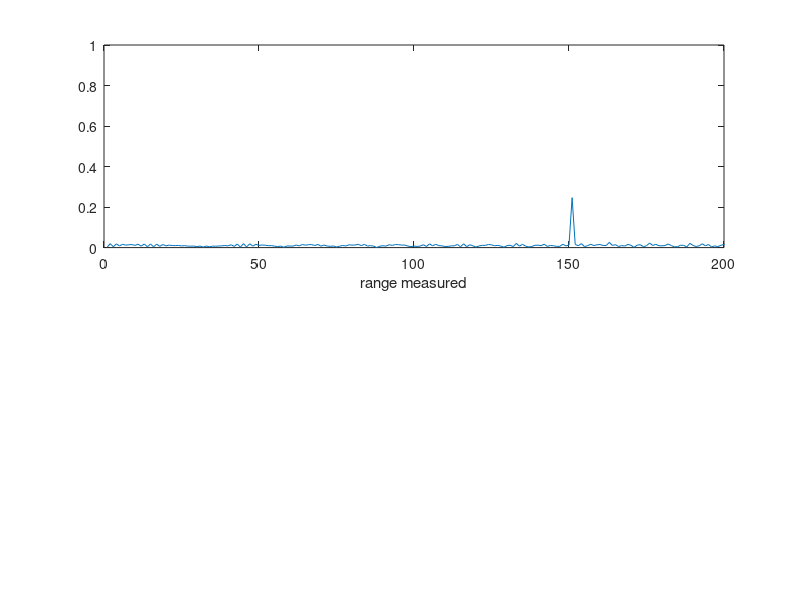
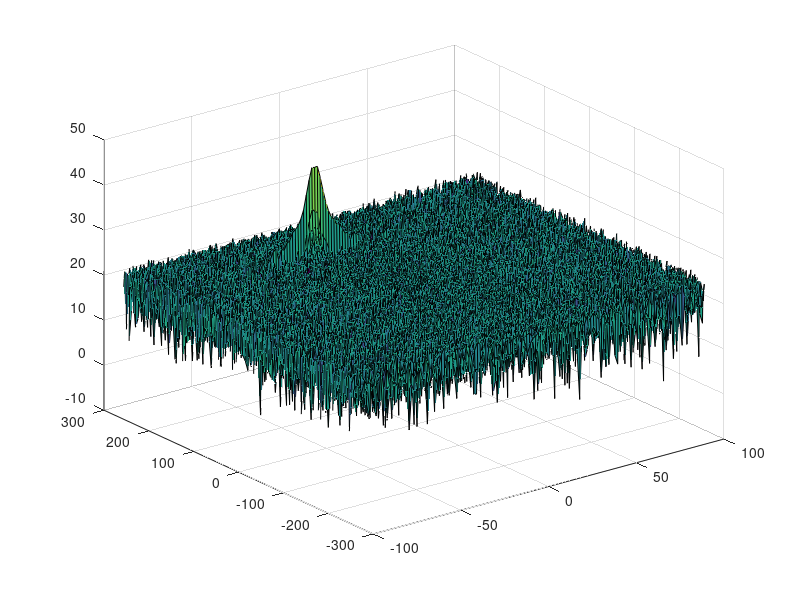

These figures' MATLAB source, in order:
clear all
clc;

%% Radar Specifications 
%%%%%%%%%%%%%%%%%%%%%%%%%%%
% Frequency of operation = 77GHz
% Max Range = 200m
% Range Resolution = 1 m
% Max Velocity = 100 m/s
%%%%%%%%%%%%%%%%%%%%%%%%%%%

%speed of light = 3e8
c = 3e8;        % speed of light
dres = 1;       % range resolution
Rmax = 200;     % maximum range

%% User Defined Range and Velocity of target
% *%TODO* :
% define the target's initial position and velocity. Note : Velocity
% remains contant
R = 150;    % initial range
v = -20;    % initial velocity


%% FMCW Waveform Genera1516 6342333tion

% *%TODO* :
%Design the FMCW waveform by giving the specs of each of its parameters.
% Calculate the Bandwidth (B), Chirp Time (Tchirp) and Slope (slope) of the FMCW
% chirp using the requirements above.
B = c / (2 * dres);                 % bandwith Bsweep
Tchirp = 5.5 * 2 * (Rmax / c);      % chirp time
slope = B / Tchirp;                 % slope of chirp

%Operating carrier frequency of Radar 
fc= 77e9;             %carrier freq

                                                          
%The number of chirps in one sequence. Its ideal to have 2^ value for the ease of running the FFT
%for Doppler Estimation. 
Nd=128;                   % #of doppler cells OR #of sent periods % number of chirps

%The number of samples on each chirp. 
Nr=1024;                  %for length of time OR # of range cells

% Timestamp for running the displacement scenario for every sample on each
% chirp
t=linspace(0,Nd*Tchirp,Nr*Nd); %total time for samples


%Creating the vectors for Tx, Rx and Mix based on the total samples input.
Tx=zeros(1,length(t)); %transmitted signal
Rx=zeros(1,length(t)); %received signal
Mix = zeros(1,length(t)); %beat signal

%Similar vectors for range_covered and time delay.
r_t=zeros(1,length(t));
td=zeros(1,length(t));


%% Signal generation and Moving Target simulation
% Running the radar scenario over the time. 

for i=1:length(t)         
    
    
    % *%TODO* :
    %For each time stamp update the Range of the Target for constant velocity.
    r_t(i) = R + v * t(i);      % based on s = v * t, mapped to range
    td(i) = 2 * r_t(i) / c;     % time delay
    
    % *%TODO* :
    %For each time sample we need update the transmitted and
    %received signal. 
    
    % update transmit sample
    Tx(i) = cos(2 * pi * (fc * t(i) + slope * t(i)^2 / 2));                      
    
    % update receive sample - shifted by time delay tau
    Rx(i) = cos(2 * pi * (fc * (t(i) - td(i)) + (slope * (t(i) - td(i))^2) / 2));
    
    % *%TODO* :
    %Now by mixing the Transmit and Receive generate the beat signal
    %This is done by element wise matrix multiplication of Transmit and
    %Receiver Signal
    Mix(i) = Tx(i) * Rx(i);     % mixed signal 
    
end

%% RANGE MEASUREMENT


 % *%TODO* :
%reshape the vector into Nr*Nd array. Nr and Nd here would also define the size of
%Range and Doppler FFT respectively.
signal_fft = reshape(Mix, [Nr, Nd]);    % reshape the linspace to 2D matrix Nr rows, Nd cols

 % *%TODO* :
%run the FFT on the beat signal along the range bins dimension (Nr) and
%normalize.
signal_fft = fft(signal_fft, Nr) / Nr;  % 1D FFT in Nr direction (col), normalized

 % *%TODO* :
% Take the absolute value of FFT output
signal_fft = abs(signal_fft);   % we are interested in the absolute value

 % *%TODO* :
% Output of FFT is double sided signal, but we are interested in only one side of the spectrum.
% Hence we throw out half of the samples.
signal_fft = signal_fft(1:(Nr / 2));  

%plotting the range
figure ('Name','Range from First FFT')
subplot(2, 1, 1)

 % *%TODO* :
 % plot FFT output 
plot(signal_fft);
axis ([0 200 0 1]);
xlabel('range measured');



%% RANGE DOPPLER RESPONSE
% The 2D FFT implementation is already provided here. This will run a 2DFFT
% on the mixed signal (beat signal) output and generate a range doppler
% map.You will implement CFAR on the generated RDM

% Range Doppler Map Generation.

% The output of the 2D FFT is an image that has reponse in the range and
% doppler FFT bins. So, it is important to convert the axis from bin sizes
% to range and doppler based on their Max values.

Mix=reshape(Mix,[Nr,Nd]);

% 2D FFT using the FFT size for both dimensions.
sig_fft2 = fft2(Mix,Nr,Nd);

% Taking just one side of signal from Range dimension.
sig_fft2 = sig_fft2(1:Nr/2,1:Nd);
sig_fft2 = fftshift (sig_fft2);
RDM = abs(sig_fft2);
RDM = 10*log10(RDM) ;

%use the surf function to plot the output of 2DFFT and to show axis in both
%dimensions
doppler_axis = linspace(-100,100,Nd);
range_axis = linspace(-200,200,Nr/2)*((Nr/2)/400);
figure,surf(doppler_axis,range_axis,RDM);

%% CFAR implementation
%{
%Slide Window through the complete Range Doppler Map

% *%TODO* :
%Select the number of Training Cells in both the dimensions.

% *%TODO* :
%Select the number of Guard Cells in both dimensions around the Cell under 
%test (CUT) for accurate estimation

% *%TODO* :
% offset the threshold by SNR value in dB


% *%TODO* :
%Create a vector to store noise_level for each iteration on training cells


% *%TODO* :
%design a loop such that it slides the CUT across range doppler map by
%giving margins at the edges for Training and Guard Cells.
%For every iteration sum the signal level within all the training
%cells. To sum convert the value from logarithmic to linear using db2pow
%function. Average the summed values for all of the training
%cells used. After averaging convert it back to logarithimic using pow2db.
%Further add the offset to it to determine the threshold. Next, compare the
%signal under CUT with this threshold. If the CUT level > threshold assign
%it a value of 1, else equate it to 0.


   % Use RDM[x,y] as the matrix from the output of 2D FFT for implementing
   % CFAR





% *%TODO* :
% The process above will generate a thresholded block, which is smaller 
%than the Range Doppler Map as the CUT cannot be located at the edges of
%matrix. Hence,few cells will not be thresholded. To keep the map size same
% set those values to 0. 
 


% *%TODO* :
%display the CFAR output using the Surf function like we did for Range
%Doppler Response output.
figure('Name','CA-CFAR Filtered RDM'),surf(doppler_axis, range_axis, sig_CFAR);
colorbar;

%}
 
 